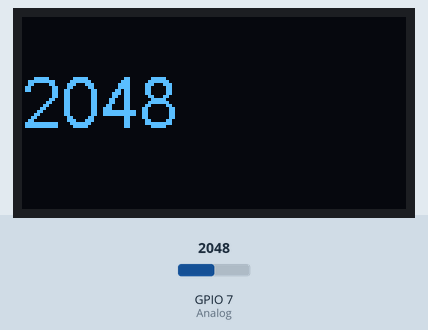
Bench run of a sketch on a simulated ESP32-S3. Shown: 128×64 one-colour display. Inputs (shaded band) come from the test bench; at power-on: GPIO 7 (Analog) = 2048.

Above: at 1.2 s.
1.3 s: GPIO 7 (Analog) set to 2866
At 1.9 s:
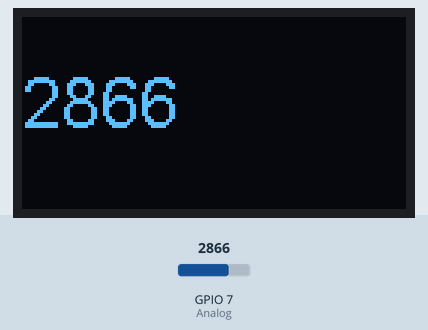
2.8 s: GPIO 7 (Analog) set to 3603
At 4.0 s:
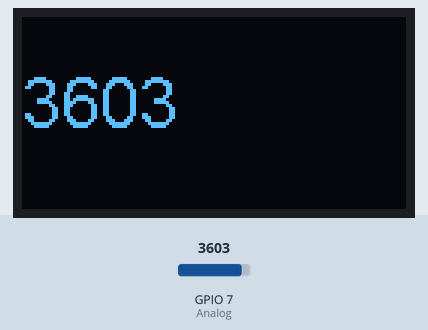
4.3 s: GPIO 7 (Analog) set to 4095
At 5.4 s:
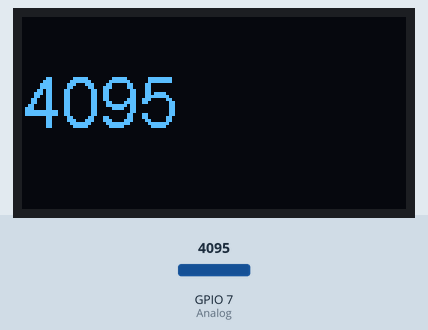
Timing chart, 0 to 7.3 s (numbered marks = the images above; inputs shaded):
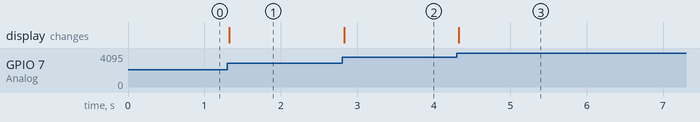

Measured:
- after the input at 1.3 s, the display: changes at once (image 1)
- after the input at 2.8 s, the display: changes at once (image 2)
- after the input at 4.3 s, the display: changes at once (image 3)

The sketch:

ldr_with_screen.ino
```cpp
/*
 * HelTec Automation(TM) ESP32 Series Dev boards OLED draw Simple Function test code
 * - Some OLED draw Simple Function function test;
 * by LXYZN from HelTec AutoMation, ChengDu, China
 * www.heltec.cn
 *
 * this project also releases on GitHub:
 * https://github.com/HelTecAutomation/Heltec_ESP32
*/

// This example just provide basic function test;
// For more informations, please vist www.heltec.cn or mail to support@heltec.cn

#include "Arduino.h"
#include "heltec.h"
#include "images.h"

#define Analog 7  //Analog output of Light Sensor Module connected to A0 of BBFuino
#define DEMO_DURATION 3000
typedef void (*Demo)(void);

int demoMode = 0;
int counter = 1;

//Global variable
int AnalogValue = 0;  //to store analog value

void setup() {
  Heltec.begin(true /*DisplayEnable Enable*/, false /*LoRa Disable*/, true /*Serial Enable*/);
  Heltec.display->flipScreenVertically();
  Heltec.display->setFont(ArialMT_Plain_10);
  pinMode(Analog, INPUT);
}

void drawFontFaceDemo() {
    // Font Demo1
    // create more fonts at http://oleddisplay.squix.ch/
    Heltec.display->setTextAlignment(TEXT_ALIGN_LEFT);
    Heltec.display->setFont(ArialMT_Plain_24);
    AnalogValue = analogRead(Analog);
    Heltec.display->drawString(0, 15, String(AnalogValue));
}

Demo demos[] = {drawFontFaceDemo};
int demoLength = (sizeof(demos) / sizeof(Demo));
long timeSinceLastModeSwitch = 0;

void loop() {
  // clear the display
  Heltec.display->clear();
  // draw the current demo method
  demos[demoMode]();

  Heltec.display->setTextAlignment(TEXT_ALIGN_RIGHT);
  Heltec.display->drawString(10, 128, String(millis()));
  // write the buffer to the display
  Heltec.display->display();

  if (millis() - timeSinceLastModeSwitch > DEMO_DURATION) {
    demoMode = (demoMode + 1)  % demoLength;
    timeSinceLastModeSwitch = millis();
  }
  counter++;
  delay(10);
}
```

Source omitted: images.h (data table, 1954 bytes)
